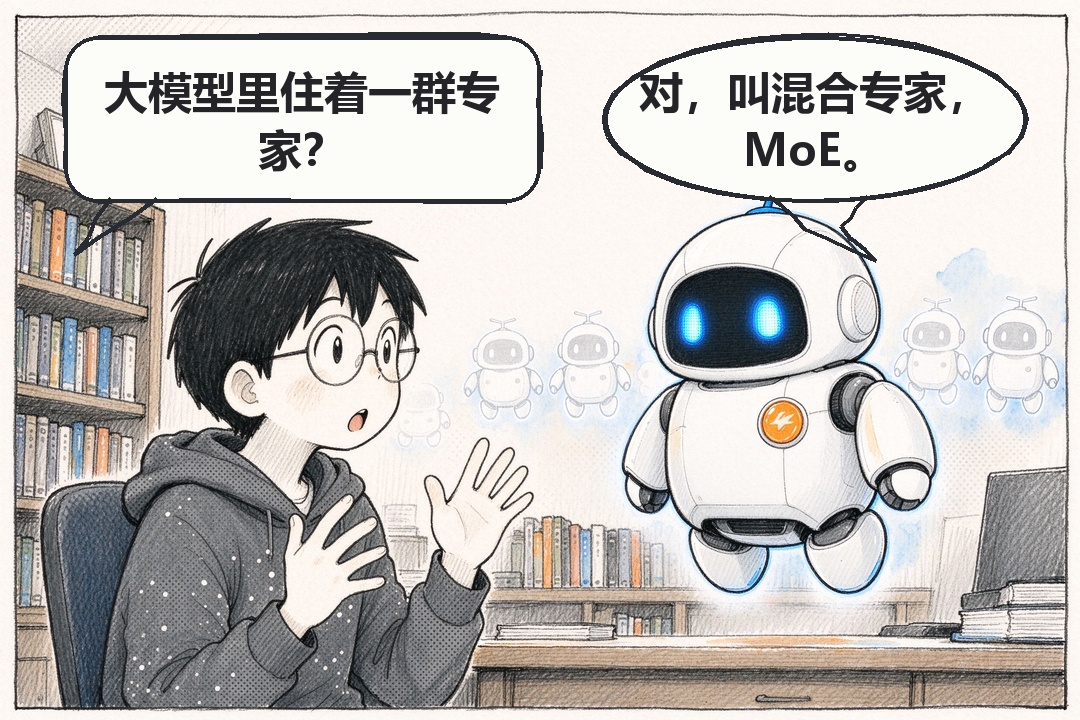
#> input picture output/moe-episode/panels/v8-01.final.jpg, 1080 x 720 px; its folder holds 4 pictures in this run
$ python assemble_moe.py
#> lines starting #> are read from the running program, lines starting #| are printed output that depends on the picture
#!/usr/bin/env python3
# -*- coding: utf-8 -*-
"""assemble_moe.py — 临时驱动器：把 6 格 final 拼成 MoE 话长图（标题区 + 竖拼 + 页脚）。
仿 scripts/stack.py 逻辑，标题/面板参数化；仅用于 output/moe-episode 本次演示。"""
from PIL import Image, ImageDraw, ImageFont

PANELS = [f"panels/v8-0{i}.final.jpg" for i in range(1, 7)]
W, GAP, TH = 1080, 26, 320
PAPER = (250, 250, 247)
INK = (26, 26, 26)
MUTE = (107, 103, 96)
ACCENT = (184, 85, 58)


def load_font(size, bold=True):
    for p in ([r"C:\Windows\Fonts\msyhbd.ttc"] if bold else []) + [
        r"C:\Windows\Fonts\msyh.ttc",
        r"C:\Windows\Fonts\Dengb.ttf",
    ]:
        try:
            return ImageFont.truetype(p, size)
        except OSError:
            continue
    raise SystemExit("no font")


imgs = [Image.open(p).convert("RGB") for p in PANELS]
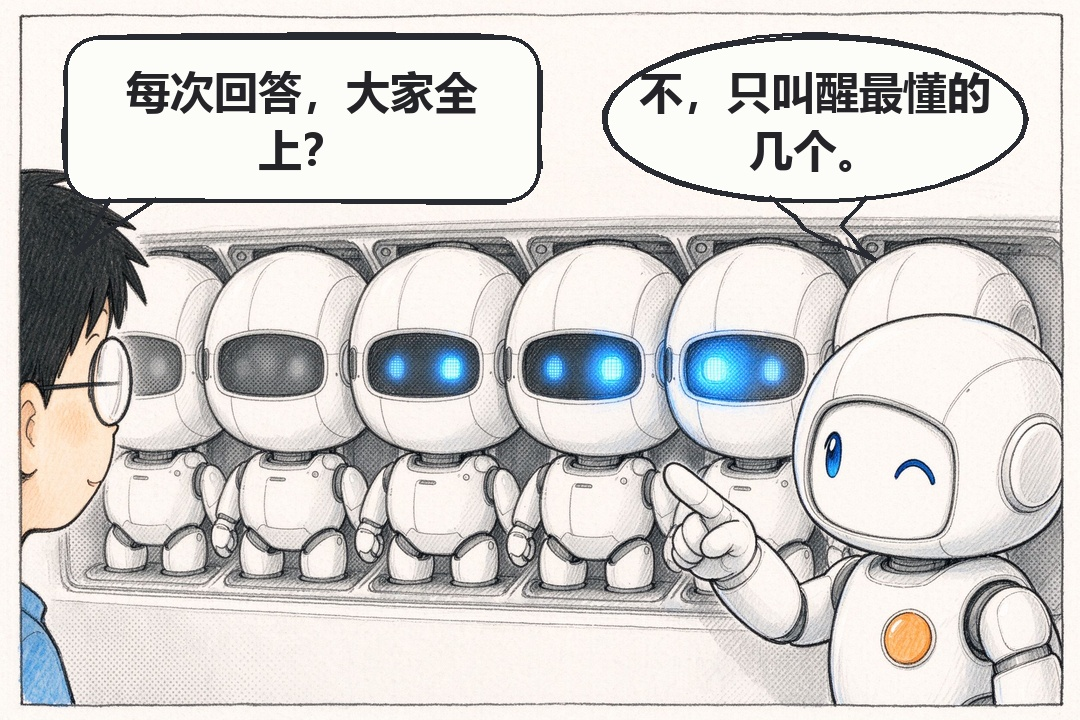
#> input picture output/moe-episode/panels/v8-02.final.jpg, 1080 x 720 px
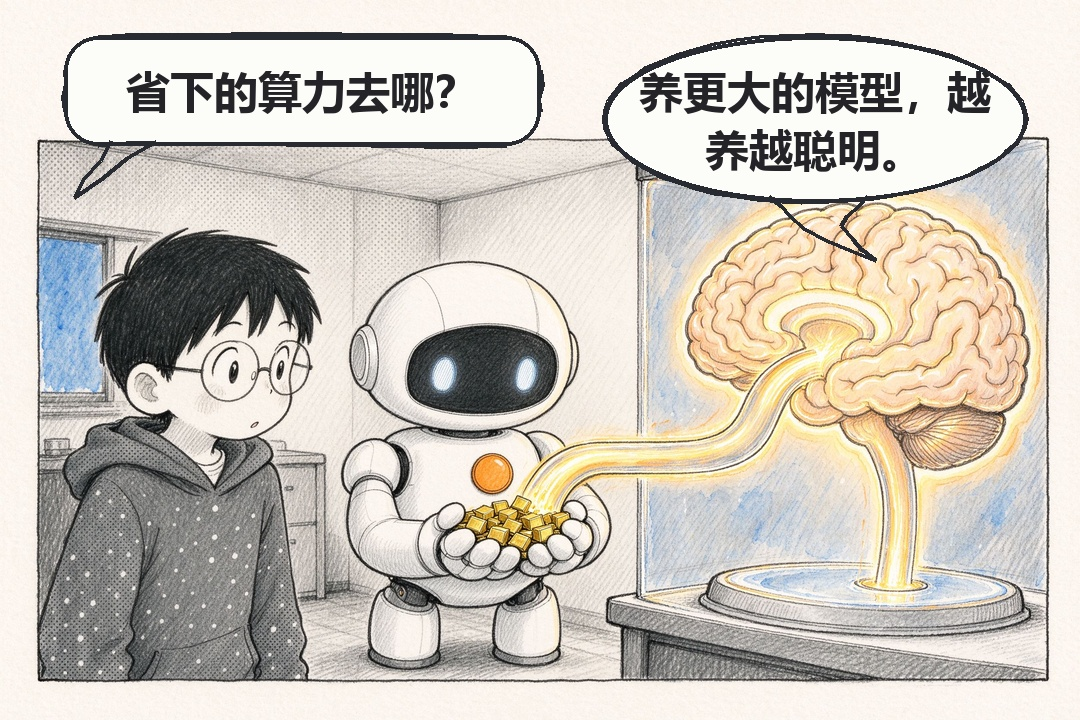
#> input picture output/moe-episode/panels/v8-03.final.jpg, 1080 x 720 px
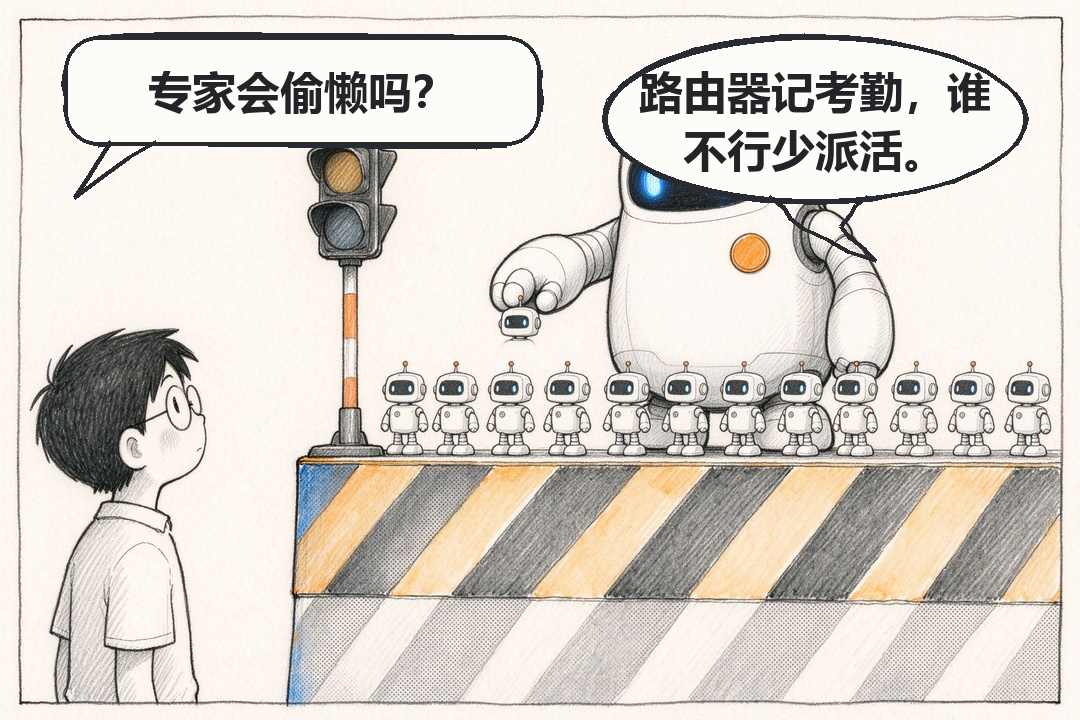
#> input picture output/moe-episode/panels/v8-04.final.jpg, 1080 x 720 px
#> (the run stopped early here; a loop or call above may not have finished)
